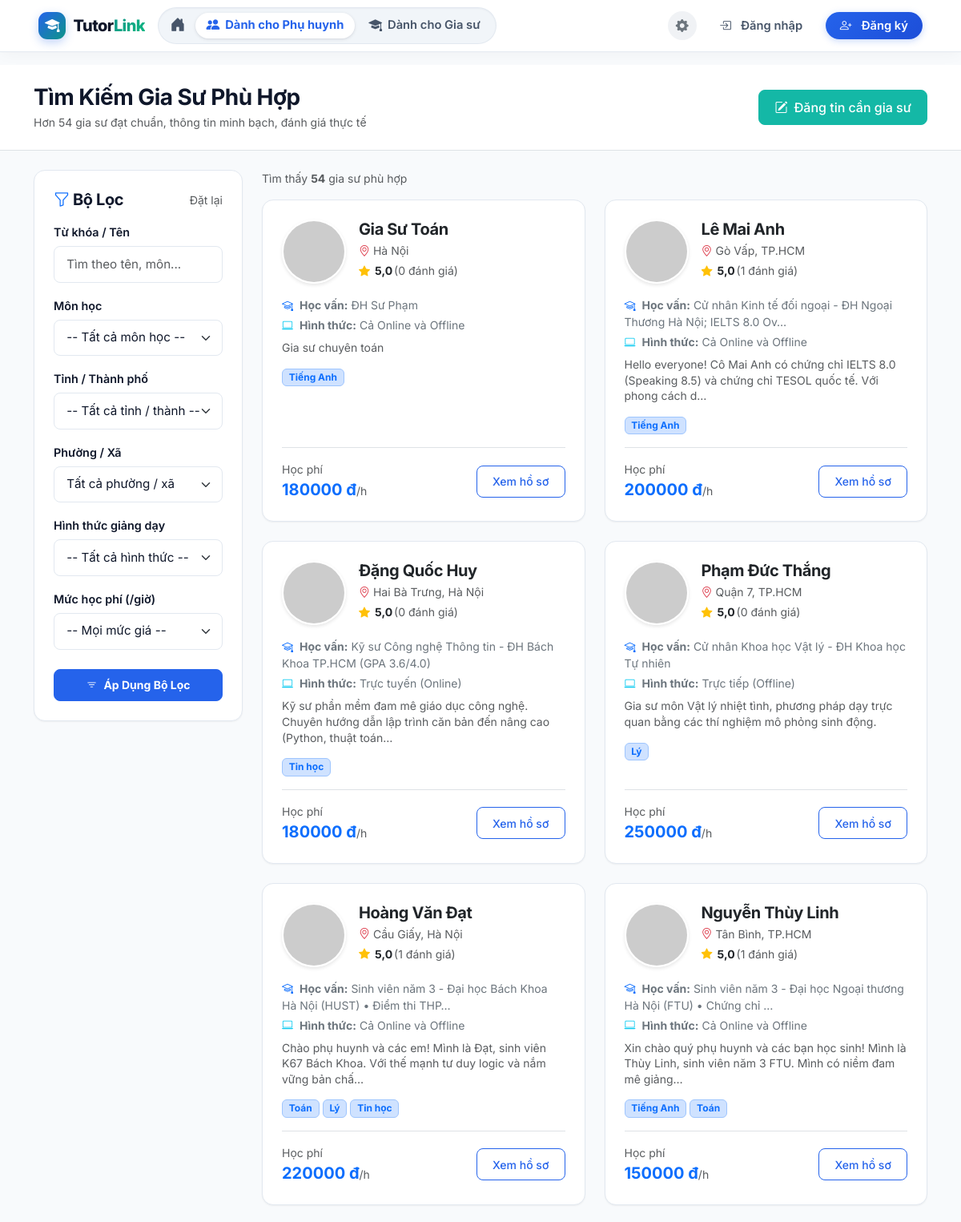
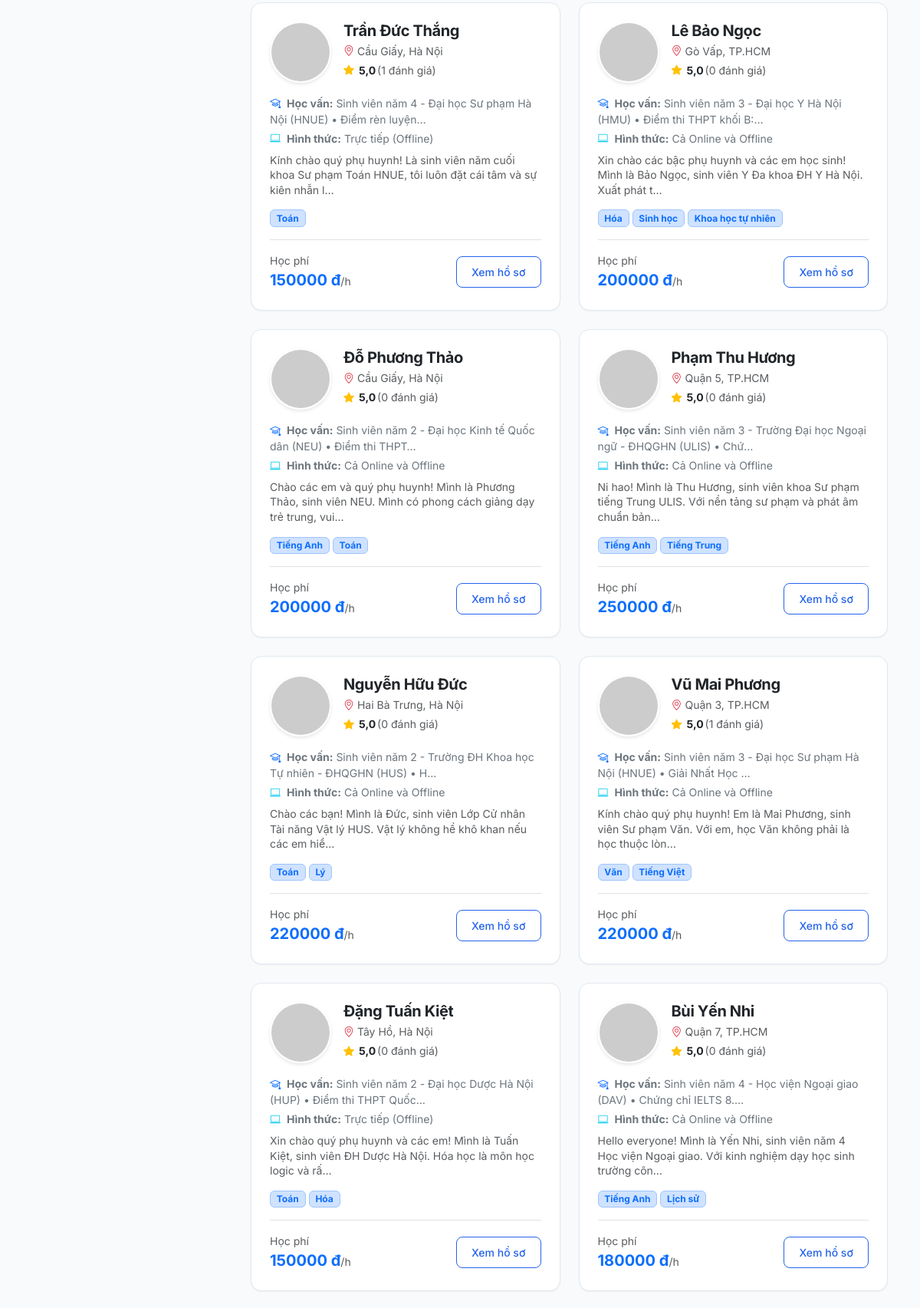
The page /tutors/ (upper part) on the database its author committed (2 pictures, top to bottom).
### tutors/models.py (models this page shows, shortened)
class TutorProfile(models.Model):
    TEACHING_METHOD_CHOICES = [
        ('online', 'Trực tuyến (Online)'),
        ('offline', 'Trực tiếp (Offline)'),
        ('both', 'Cả Online và Offline'),
    ]
    APPROVAL_STATUS_CHOICES = [
        ('pending', 'Chờ duyệt'),
        ('approved', 'Đã duyệt'),
        ('rejected', 'Bị từ chối'),
    ]
    user = models.OneToOneField(User, on_delete=models.CASCADE, related_name='tutor_profile')
    subjects = models.ManyToManyField(Subject, related_name='tutors', blank=True)
    introduction = models.TextField('Giới thiệu bản thân', blank=True)
    experience = models.TextField('Kinh nghiệm giảng dạy', blank=True)
    education = models.TextField('Học vấn & Bằng cấp', blank=True)
    certificate_file = models.FileField(
        'Tệp minh chứng (Ảnh / PDF bằng cấp, chứng chỉ)',
        upload_to='certificates/',
        blank=True,
        null=True
    )
    certificate_link = models.URLField(
        'Link minh chứng (Google Drive / OneDrive / Portfolio)',
        max_length=500,
        blank=True,
        null=True
    )
    price_per_hour = models.IntegerField('Học phí / giờ (VNĐ)', null=True, blank=True, default=None)
    location = models.CharField('Khu vực dạy', max_length=150, blank=True, default='')
    teaching_method = models.CharField(
        'Hình thức dạy',
        max_length=20,
        choices=TEACHING_METHOD_CHOICES,
        blank=True,
        default=''
    )
    approval_status = models.CharField(
        'Trạng thái phê duyệt',
        max_length=20,
        choices=APPROVAL_STATUS_CHOICES,
        default='pending'
    )
    admin_feedback = models.TextField('Nhận xét của Admin', blank=True)
    birth_year = models.IntegerField('Năm sinh', null=True, blank=True, default=None)
    gender = models.CharField('Giới tính', max_length=10, choices=[('Nữ', 'Nữ'), ('Nam', 'Nam')], blank=True, default='')
    hometown = models.CharField('Quê quán', max_length=150, blank=True, default='')
    voice = models.CharField('Giọng nói', max_length=50, blank=True, default='')
    academic_level = models.CharField('Học vấn', max_length=100, blank=True, default='')
    graduation_detail = models.CharField(
        'Chi tiết tốt nghiệp & Chuyên ngành',
        max_length=255,
        blank=True,
        default=''
    )
    workplace = models.CharField(
        'Nơi công tác / Học tập hiện tại',
        max_length=255,
        blank=True,
        default=''
    )
    achievements = models.TextField(
        'Thành tích trong học tập và dạy học',
        blank=True,
        default=''
    )
    teaching_topics = models.TextField(
        'Chủ đề dạy (phân cách bằng dấu phẩy)',
        blank=True,
        default=''
    )
    tutor_type = models.CharField(
        'Gia sư đang là',
        max_length=50,
        choices=[
            ('Người đi làm', 'Người đi làm'),
            ('Sinh viên', 'Sinh viên'),
            ('Giáo viên', 'Giáo viên'),
            ('Cử nhân', 'Cử nhân'),
            ('Giảng viên', 'Giảng viên')
        ],
        blank=True,
        default=''
    )
    detailed_address = models.CharField(
        'Địa chỉ chi tiết',
        max_length=255,
        blank=True,
        default=''
    )
    birth_date = models.CharField('Ngày sinh', max_length=50, blank=True, default='')
    facebook_link = models.CharField('Kết nối Facebook của bạn', max_length=255, blank=True, default='')
    university = models.CharField('Trường đang học / đã tốt nghiệp', max_length=255, blank=True, default='')
    student_year = models.CharField('Sinh viên năm', max_length=50, blank=True, default='')
    major = models.CharField('Chuyên ngành', max_length=150, blank=True, default='')
    taught_classes_count = models.IntegerField('Số lượng lớp đã dạy', null=True, blank=True, default=None)
    id_card_front = models.ImageField('Ảnh CMT/Căn cước/Hộ chiếu (Mặt trước)', upload_to='identity/', null=True, blank=True)
    student_card_1 = models.ImageField('Thẻ sinh viên/bằng/chứng chỉ 1', upload_to='certificates/', null=True, blank=True)
    student_card_2 = models.ImageField('Thẻ sinh viên/bằng/chứng chỉ 2', upload_to='certificates/', null=True, blank=True)
    student_card_3 = models.ImageField('Thẻ sinh viên/bằng/chứng chỉ 3', upload_to='certificates/', null=True, blank=True)
    available_schedule = models.TextField(
        'Lịch dạy tuần (JSON)',
        blank=True,
        default='{}'
    )
    created_at = models.DateTimeField(auto_now_add=True)
    updated_at = models.DateTimeField(auto_now=True)
    class Meta:
        verbose_name = 'Hồ sơ Gia sư'
        verbose_name_plural = 'Danh sách Hồ sơ Gia sư'
    @property
    def full_name(self):
        if hasattr(self.user, 'profile') and self.user.profile.full_name:
            return self.user.profile.full_name
        return self.user.username
    @property
    def avatar_url(self):
        return self.user.profile.get_avatar_url() if hasattr(self.user, 'profile') else ''
    def get_average_rating(self):
        avg = self.user.tutor_reviews.aggregate(Avg('rating'))['rating__avg']
        return round(avg, 1) if avg else 5.0
    def get_review_count(self):
        return self.user.tutor_reviews.count()

class Subject(models.Model):
    CATEGORY_CHOICES = [
        ('pho_thong', 'Môn phổ thông'),
        ('ngoai_ngu', 'Môn ngoại ngữ'),
        ('the_thao_nghe_thuat', 'Thể thao & Nghệ thuật'),
    ]
    name = models.CharField('Tên môn học', max_length=100, unique=True)
    slug = models.SlugField(max_length=100, unique=True, blank=True)
    category = models.CharField('Nhóm môn học', max_length=50, choices=CATEGORY_CHOICES, default='pho_thong')
    icon = models.CharField('Icon Bootstrap', max_length=50, default='bi-book')
    description = models.TextField('Mô tả môn học', blank=True)
    order = models.IntegerField('Thứ tự hiển thị', default=0)
    class Meta:
        verbose_name = 'Môn học'
        verbose_name_plural = 'Danh sách Môn học'
        ordering = ['category', 'order', 'name']

### accounts/models.py (models this page shows, shortened)
class UserProfile(models.Model):
    ROLE_CHOICES = [
        ('student', 'Học sinh'),
        ('tutor', 'Gia sư'),
        ('admin', 'Quản trị viên'),
    ]
    user = models.OneToOneField(User, on_delete=models.CASCADE, related_name='profile')
    role = models.CharField(max_length=20, choices=ROLE_CHOICES, default='student')
    full_name = models.CharField('Họ và tên', max_length=150, blank=True)
    phone = models.CharField('Số điện thoại', max_length=20, blank=True)
    address = models.CharField('Địa chỉ', max_length=255, blank=True)
    avatar = models.ImageField('Ảnh đại diện', upload_to='avatars/', null=True, blank=True)
    bio = models.TextField('Giới thiệu ngắn', blank=True)
    is_locked = models.BooleanField('Đang bị khóa', default=False)
    created_at = models.DateTimeField(auto_now_add=True)
    def get_avatar_url(self):
        if self.avatar and hasattr(self.avatar, 'url'):
            return self.avatar.url
        name = self.full_name or self.user.username
        return f"https://ui-avatars.com/api/?name={name}&background=2563eb&color=fff&size=128"

### tutors/views.py (the view, shortened to what this page needs)
# urls.py: path('', views.tutor_list, name='tutor_list'),
def tutor_list(request):
    queryset = TutorProfile.objects.filter(approval_status='approved').select_related('user', 'user__profile').prefetch_related('subjects')
    q = request.GET.get('q', '').strip()
    subject_id = request.GET.get('subject')
    location = request.GET.get('location', '').strip()
    district = request.GET.get('district', '').strip()
    method = request.GET.get('method')
    price_max = request.GET.get('price_max')
    if subject_id:
        queryset = queryset.filter(subjects__id=subject_id)
    if district:
        queryset = queryset.filter(
            Q(location__icontains=district) |
            Q(location__icontains=district.lower()) |
            Q(location__icontains=district.title())
        )
    if method and method in ['online', 'offline', 'both']:
        if method == 'both':
            queryset = queryset.filter(teaching_method='both')
        else:
            queryset = queryset.filter(Q(teaching_method=method) | Q(teaching_method='both'))
    subjects = Subject.objects.all()
    return render(request, 'tutors/tutor_list.html', {
        'tutors': queryset,
        'subjects': subjects,
        'selected_subject': subject_id,
        'q': q,
        'location': location,
        'district': district,
        'selected_method': method,
        'price_max': price_max,
        'total_results': queryset.count(),
    })

### templates/tutors/tutor_list.html (shortened to what this page needs)
{% extends 'base.html' %}
{% load static %}
{% block content %}
<div class="bg-white border-bottom py-4">
    <div class="container">
        <div class="row align-items-center">
            <div class="col-md-8">
                <h1 class="h3 fw-bold mb-1">Tìm Kiếm Gia Sư Phù Hợp</h1>
                <p class="text-muted small mb-0">Hơn {{ total_results }} gia sư đạt chuẩn, thông tin minh bạch, đánh giá thực tế</p>
            </div>
            <div class="col-md-4 text-md-end mt-3 mt-md-0">
                <a href="{% url 'class_requests:post_class' %}" class="btn btn-secondary">
                    <i class="bi bi-pencil-square"></i> Đăng tin cần gia sư
                </a>
            </div>
        </div>
    </div>
</div>
<div class="container py-4">
    <div class="row g-4">
        <div class="col-lg-3">
            <div class="card card-custom p-4 sticky-top" style="top: 85px; z-index: 10;">
                <div class="d-flex justify-content-between align-items-center mb-3">
                    <h5 class="fw-bold mb-0"><i class="bi bi-funnel text-primary"></i> Bộ Lọc</h5>
                    <a href="{% url 'tutors:tutor_list' %}" class="text-muted small text-decoration-none">Đặt lại</a>
                </div>
                <form method="get" action="{% url 'tutors:tutor_list' %}">
                    <div class="mb-3">
                        <label class="form-label small">Từ khóa / Tên</label>
                        <input type="text" name="q" value="{{ q }}" class="form-control form-control-sm" placeholder="Tìm theo tên, môn...">
                    </div>
                    <div class="mb-3">
                        <label class="form-label small">Môn học</label>
                        <select name="subject" class="form-select form-select-sm">
                            <option value="">-- Tất cả môn học --</option>
                        </select>
                    </div>
                    <div class="mb-3">
                        <label class="form-label small">Tỉnh / Thành phố</label>
                        <select name="location" id="id_location_tutors" class="form-select form-select-sm">
                            <option value="">-- Tất cả tỉnh / thành --</option>
                        </select>
                    </div>
                    <div class="mb-3">
                        <label class="form-label small">Phường / Xã</label>
                        <select name="district" id="id_district_tutors" class="form-select form-select-sm">
                            <option value="">-- Tất cả phường / xã --</option>
                        </select>
                    </div>
                    <div class="mb-3">
                        <label class="form-label small">Hình thức giảng dạy</label>
                        <select name="method" class="form-select form-select-sm">
                            <option value="">-- Tất cả hình thức --</option>
                        </select>
                    </div>
                    <div class="mb-3">
                        <label class="form-label small">Mức học phí (/giờ)</label>
                        <select name="price_max" class="form-select form-select-sm">
                            <option value="">-- Mọi mức giá --</option>
                        </select>
                    </div>
                    <div class="d-grid mt-4">
                        <button type="submit" class="btn btn-primary btn-sm fw-bold">
                            <i class="bi bi-filter"></i> Áp Dụng Bộ Lọc
                        </button>
                    </div>
                </form>
            </div>
        </div>
        <div class="col-lg-9">
            <div class="d-flex justify-content-between align-items-center mb-3">
                <span class="text-muted small">Tìm thấy <strong>{{ total_results }}</strong> gia sư phù hợp</span>
            </div>
            <div class="row g-4">
                {% for tutor in tutors %}
                    <div class="col-md-6 col-xl-6">
                        <div class="card card-custom h-100 p-4">
                            <div class="d-flex align-items-start gap-3 mb-3">
                                <img src="{{ tutor.avatar_url }}" alt="{{ tutor.full_name }}" class="avatar-img avatar-lg flex-shrink-0">
                                <div class="overflow-hidden">
                                    <h5 class="fw-bold mb-1 text-truncate">
                                        <a href="{% url 'tutors:tutor_detail' tutor.id %}" class="text-dark text-decoration-none">
                                            {{ tutor.full_name }}
                                        </a>
                                    </h5>
                                    <div class="text-muted small text-truncate"><i class="bi bi-geo-alt text-danger"></i> {{ tutor.location }}</div>
                                    <div class="star-rating small mt-1">
                                        <i class="bi bi-star-fill text-warning"></i>
                                        <span class="fw-bold text-dark ms-1">{{ tutor.get_average_rating }}</span>
                                        <span class="text-muted">({{ tutor.get_review_count }} đánh giá)</span>
                                    </div>
                                </div>
                            </div>
                            <div class="mb-3 small">
                                <div class="text-secondary mb-1">
                                    <i class="bi bi-mortarboard me-1 text-primary"></i> <strong>Học vấn:</strong> {{ tutor.education|truncatechars:65|default:"Chưa cập nhật" }}
                                </div>
                                <div class="text-secondary mb-2">
                                    <i class="bi bi-laptop me-1 text-info"></i> <strong>Hình thức:</strong> {{ tutor.get_teaching_method_display }}
                                </div>
                                <p class="text-muted mb-0" style="line-height: 1.4;">
                                    {{ tutor.introduction|truncatechars:110|default:"Chưa có lời giới thiệu bản thân." }}
                                </p>
                            </div>
                            <div class="d-flex flex-wrap gap-1 mb-3">
                                {% for sub in tutor.subjects.all %}
                                    <span class="badge bg-primary-subtle text-primary border border-primary-subtle small">{{ sub.name }}</span>
                                {% empty %}
                                    <span class="badge bg-light text-muted small">Chưa chọn môn</span>
                                {% endfor %}
                            </div>
                            <div class="mt-auto pt-3 border-top d-flex justify-content-between align-items-center">
                                <div>
                                    <small class="text-muted d-block">Học phí</small>
                                    {% if tutor.price_per_hour %}
                                        <span class="fw-bold text-primary fs-5">{{ tutor.price_per_hour }} đ</span><small class="text-muted">/h</small>
                                    {% else %}
                                        <span class="fw-bold text-secondary fs-6">Thỏa thuận</span>
                                    {% endif %}
                                </div>
                                <div class="d-flex gap-2">
                                    <a href="{% url 'tutors:tutor_detail' tutor.id %}" class="btn btn-outline-primary btn-sm">
                                        Xem hồ sơ
                                    </a>
                                </div>
                            </div>
                        </div>
                    </div>
                {% endfor %}
            </div>
        </div>
    </div>
</div>
{% endblock %}

### rows shown on the page
TutorProfile: full_name "Gia Sư Toán", location "Hà Nội", get_average_rating "5,0", get_review_count "0", education "ĐH Sư Phạm", teaching_method "Cả Online và Offline", introduction "Gia sư chuyên toán", price_per_hour "180000"
Subject: name "Tiếng Anh"
TutorProfile: full_name "Lê Mai Anh", location "Gò Vấp, TP.HCM", get_average_rating "5,0", get_review_count "1", education "Cử nhân Kinh tế đối ngoại - ĐH Ngoại Thương Hà Nội; IELTS 8.0 Ov…", teaching_method "Cả Online và Offline", introduction "Hello everyone! Cô Mai Anh có chứng chỉ IELTS 8.0 (Speaking 8.5) và chứng chỉ TESOL quốc tế. Với phong cách d…", price_per_hour "200000"
TutorProfile: full_name "Đặng Quốc Huy", location "Hai Bà Trưng, Hà Nội", get_average_rating "5,0", get_review_count "0", education "Kỹ sư Công nghệ Thông tin - ĐH Bách Khoa TP.HCM (GPA 3.6/4.0)", teaching_method "Trực tuyến (Online)", introduction "Kỹ sư phần mềm đam mê giáo dục công nghệ. Chuyên hướng dẫn lập trình căn bản đến nâng cao (Python, thuật toán…", price_per_hour "180000"
Subject: name "Tin học"
TutorProfile: full_name "Phạm Đức Thắng", location "Quận 7, TP.HCM", get_average_rating "5,0", get_review_count "0", education "Cử nhân Khoa học Vật lý - ĐH Khoa học Tự nhiên", teaching_method "Trực tiếp (Offline)", introduction "Gia sư môn Vật lý nhiệt tình, phương pháp dạy trực quan bằng các thí nghiệm mô phỏng sinh động.", price_per_hour "250000"
Subject: name "Lý"
TutorProfile: full_name "Hoàng Văn Đạt", location "Cầu Giấy, Hà Nội", get_average_rating "5,0", get_review_count "1", education "Sinh viên năm 3 - Đại học Bách Khoa Hà Nội (HUST) • Điểm thi THP…", teaching_method "Cả Online và Offline", introduction "Chào phụ huynh và các em! Mình là Đạt, sinh viên K67 Bách Khoa. Với thế mạnh tư duy logic và nắm vững bản chấ…", price_per_hour "220000"
Subject: name "Toán"
TutorProfile: full_name "Nguyễn Thùy Linh", location "Tân Bình, TP.HCM", get_average_rating "5,0", get_review_count "1", education "Sinh viên năm 3 - Đại học Ngoại thương Hà Nội (FTU) • Chứng chỉ …", teaching_method "Cả Online và Offline", introduction "Xin chào quý phụ huynh và các bạn học sinh! Mình là Thùy Linh, sinh viên năm 3 FTU. Mình có niềm đam mê giảng…", price_per_hour "150000"
TutorProfile: full_name "Trần Đức Thắng", location "Cầu Giấy, Hà Nội", get_average_rating "5,0", get_review_count "1", education "Sinh viên năm 4 - Đại học Sư phạm Hà Nội (HNUE) • Điểm rèn luyện…", teaching_method "Trực tiếp (Offline)", introduction "Kính chào quý phụ huynh! Là sinh viên năm cuối khoa Sư phạm Toán HNUE, tôi luôn đặt cái tâm và sự kiên nhẫn l…", price_per_hour "150000"
TutorProfile: full_name "Lê Bảo Ngọc", location "Gò Vấp, TP.HCM", get_average_rating "5,0", get_review_count "0", education "Sinh viên năm 3 - Đại học Y Hà Nội (HMU) • Điểm thi THPT khối B:…", teaching_method "Cả Online và Offline", introduction "Xin chào các bậc phụ huynh và các em học sinh! Mình là Bảo Ngọc, sinh viên Y Đa khoa ĐH Y Hà Nội. Xuất phát t…", price_per_hour "200000"
Subject: name "Hóa"
Subject: name "Sinh học"
Subject: name "Khoa học tự nhiên"
TutorProfile: full_name "Đỗ Phương Thảo", location "Cầu Giấy, Hà Nội", get_average_rating "5,0", get_review_count "0", education "Sinh viên năm 2 - Đại học Kinh tế Quốc dân (NEU) • Điểm thi THPT…", teaching_method "Cả Online và Offline", introduction "Chào các em và quý phụ huynh! Mình là Phương Thảo, sinh viên NEU. Mình có phong cách giảng dạy trẻ trung, vui…", price_per_hour "200000"
TutorProfile: full_name "Phạm Thu Hương", location "Quận 5, TP.HCM", get_average_rating "5,0", get_review_count "0", education "Sinh viên năm 3 - Trường Đại học Ngoại ngữ - ĐHQGHN (ULIS) • Chứ…", teaching_method "Cả Online và Offline", introduction "Ni hao! Mình là Thu Hương, sinh viên khoa Sư phạm tiếng Trung ULIS. Với nền tảng sư phạm và phát âm chuẩn bản…", price_per_hour "250000"
Subject: name "Tiếng Trung"
TutorProfile: full_name "Nguyễn Hữu Đức", location "Hai Bà Trưng, Hà Nội", get_average_rating "5,0", get_review_count "0", education "Sinh viên năm 2 - Trường ĐH Khoa học Tự nhiên - ĐHQGHN (HUS) • H…", teaching_method "Cả Online và Offline", introduction "Chào các bạn! Mình là Đức, sinh viên Lớp Cử nhân Tài năng Vật lý HUS. Vật lý không hề khô khan nếu các em hiể…", price_per_hour "220000"
TutorProfile: full_name "Vũ Mai Phương", location "Quận 3, TP.HCM", get_average_rating "5,0", get_review_count "1", education "Sinh viên năm 3 - Đại học Sư phạm Hà Nội (HNUE) • Giải Nhất Học …", teaching_method "Cả Online và Offline", introduction "Kính chào quý phụ huynh! Em là Mai Phương, sinh viên Sư phạm Văn. Với em, học Văn không phải là học thuộc lòn…", price_per_hour "220000"
Subject: name "Văn"
Subject: name "Tiếng Việt"
TutorProfile: full_name "Đặng Tuấn Kiệt", location "Tây Hồ, Hà Nội", get_average_rating "5,0", get_review_count "0", education "Sinh viên năm 2 - Đại học Dược Hà Nội (HUP) • Điểm thi THPT Quốc…", teaching_method "Trực tiếp (Offline)", introduction "Xin chào quý phụ huynh và các em! Mình là Tuấn Kiệt, sinh viên ĐH Dược Hà Nội. Hóa học là môn học logic và rấ…", price_per_hour "150000"
TutorProfile: full_name "Bùi Yến Nhi", location "Quận 7, TP.HCM", get_average_rating "5,0", get_review_count "0", education "Sinh viên năm 4 - Học viện Ngoại giao (DAV) • Chứng chỉ IELTS 8.…", teaching_method "Cả Online và Offline", introduction "Hello everyone! Mình là Yến Nhi, sinh viên năm 4 Học viện Ngoại giao. Với kinh nghiệm dạy học sinh trường côn…", price_per_hour "180000"
Subject: name "Lịch sử"

### other values the page prints
{{ total_results }} "54"
